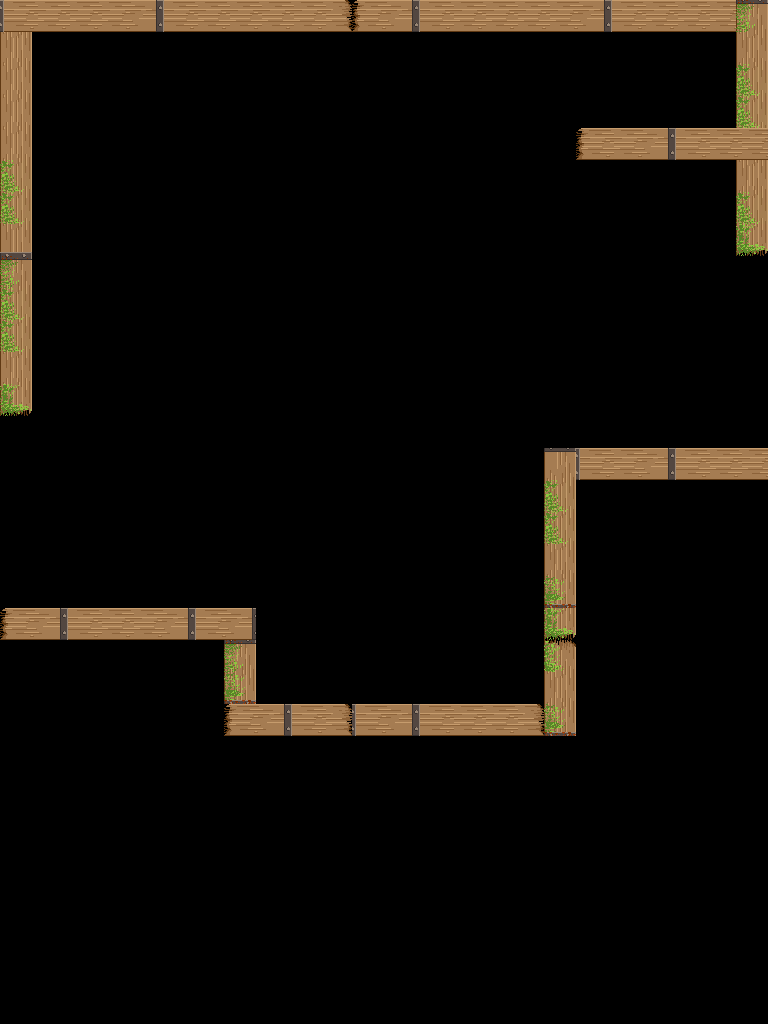

Tiled map render using the project's own tile images. Description and the map definition, with tile-layer contents summarised, below:
An orthogonal 24x32 tile map with 32x32 px tiles, 1 tile layer (Tiles) and 18 objects (2x 1, Player, Goal, 0, 2, ...).

<map version="1.0" orientation="orthogonal" width="24" height="32" tilewidth="32" tileheight="32">
 <tileset firstgid="1" name="tile set LATEST" tilewidth="32" tileheight="32">
  <image source="tile set LATEST.png" width="288" height="256" />
 </tileset>
 <layer name="Tiles" width="24" height="32">
  <data>[768 cells, 83 non-empty, 13 distinct tile ids]</data>
 </layer>
 <objectgroup name="Collisions" width="24" height="32" visible="0">
  <object x="736" y="0" width="32" height="256" />
  <object x="32" y="0" width="704" height="32" />
  <object x="0" y="0" width="32" height="416" />
  <object x="0" y="608" width="256" height="32" />
  <object x="576" y="448" width="192" height="32" />
  <object x="224" y="640" width="32" height="96" />
  <object x="256" y="704" width="288" height="32" />
  <object x="544" y="448" width="32" height="288" />
  <object x="576" y="128" width="160" height="32" />
 </objectgroup>
 <objectgroup name="Game Objects" width="24" height="32" visible="0">
  <object name="Player" x="128" y="512" />
  <object name="Goal" x="672" y="128" />
 </objectgroup>
 <objectgroup name="Teleports" width="24" height="32" visible="0">
  <object name="1" type="0" x="0" y="416" width="32" height="192" />
  <object name="2" type="1" x="768" y="256" width="32" height="192" />
 </objectgroup>
 <objectgroup name="Numbered Platforms" width="24" height="32" visible="0">
  <object name="1" x="448" y="384" />
  <object name="2" x="288" y="384" />
  <object name="3" x="160" y="288" />
  <object name="4" x="288" y="192" />
  <object name="5" x="448" y="192" />
 </objectgroup>
</map>
